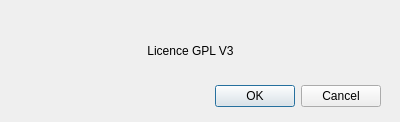
<?xml version="1.0" encoding="UTF-8"?>
<ui version="4.0">
 <class>Parametre</class>
 <widget class="QDialog" name="Parametre">
  <property name="geometry">
   <rect>
    <x>0</x>
    <y>0</y>
    <width>400</width>
    <height>122</height>
   </rect>
  </property>
  <property name="windowTitle">
   <string>Configuration</string>
  </property>
  <widget class="QDialogButtonBox" name="buttonBox">
   <property name="geometry">
    <rect>
     <x>40</x>
     <y>80</y>
     <width>341</width>
     <height>32</height>
    </rect>
   </property>
   <property name="orientation">
    <enum>Qt::Horizontal</enum>
   </property>
   <property name="standardButtons">
    <set>QDialogButtonBox::Cancel|QDialogButtonBox::Ok</set>
   </property>
  </widget>
  <widget class="QLabel" name="label">
   <property name="enabled">
    <bool>true</bool>
   </property>
   <property name="geometry">
    <rect>
     <x>30</x>
     <y>30</y>
     <width>321</width>
     <height>41</height>
    </rect>
   </property>
   <property name="text">
    <string>Licence GPL V3</string>
   </property>
   <property name="alignment">
    <set>Qt::AlignCenter</set>
   </property>
  </widget>
 </widget>
 <resources/>
 <connections>
  <connection>
   <sender>buttonBox</sender>
   <signal>accepted()</signal>
   <receiver>Parametre</receiver>
   <slot>accept()</slot>
   <hints>
    <hint type="sourcelabel">
     <x>248</x>
     <y>254</y>
    </hint>
    <hint type="destinationlabel">
     <x>157</x>
     <y>274</y>
    </hint>
   </hints>
  </connection>
  <connection>
   <sender>buttonBox</sender>
   <signal>rejected()</signal>
   <receiver>Parametre</receiver>
   <slot>reject()</slot>
   <hints>
    <hint type="sourcelabel">
     <x>316</x>
     <y>260</y>
    </hint>
    <hint type="destinationlabel">
     <x>286</x>
     <y>274</y>
    </hint>
   </hints>
  </connection>
 </connections>
</ui>
